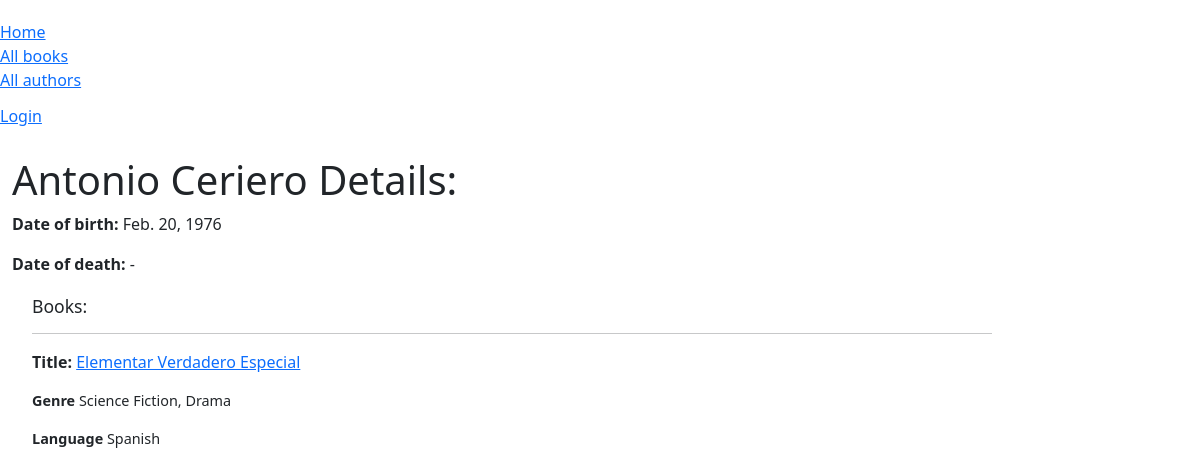
The page /catalog/author/3 on the database as committed earlier.
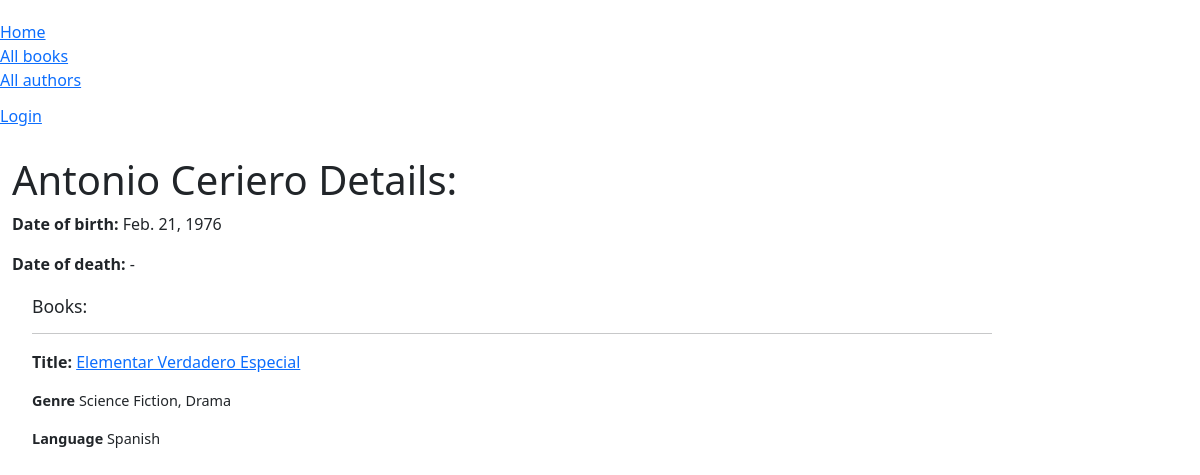
The same page on the database as committed later.
### catalog/models.py (models this page shows, shortened)
class Author(models.Model):
    first_name = models.CharField(max_length=100)
    last_name = models.CharField(max_length=100)
    date_of_birth = models.DateField(null=True, blank=True)
    date_of_death = models.DateField(null=True, blank=True)
    class Meta:
        ordering = ['last_name', 'first_name']

### catalog/views.py (the view)
# urls.py: path('author/<int:pk>', views.AuthorDetailView.as_view(), name='author-detail'),
class AuthorDetailView(generic.DetailView):
    model = Author
    paginate_by = 10

### catalog/models.py (called while the page is built)
    def __str__(self):
        return self.name

    def __str__(self):
        return self.name

    def get_absolute_url(self):
        return reverse('book-detail', args=[str(self.id)])

### catalog/templates/catalog/author_detail.html (shortened to what this page needs)
{% extends "base_generic.html" %}
{% block content %}
    <h1>{{author.first_name}} {{author.last_name}} Details:</h1>
    {% if author.date_of_birth %}
        <p>
            <strong>Date of birth:</strong>
            {{ author.date_of_birth }}
        </p>
            {% if author.date_of_death %}
                <p>
                    <strong>Date of death:</strong>
                    {{ author.date_of_death }}
                </p>
            {% else %}
                <p>
                    <strong>Date of death:</strong>
                    -
                </p>
            {% endif %}
    {% endif %}
    <div style="margin: 20px 0 0 20px">
        <h4>Books:</h4>
        {% for book in author.book_set.all %}
            <hr>
            <p>
                <strong>Title:</strong>
                <a href="{{ book.get_absolute_url }}">{{ book.title }}</a>
            </p>
            <p class="small-text">
                <strong>Genre</strong>
                {{ book.genre.all|join:", "}}
            </p>
            <p class="small-text">
                <strong>Language</strong>
                {{ book.language }}
            </p>
        {% endfor %}
    </div>
{% endblock %}

Rows that differ between the two databases and show on the page:
changed Author "Antonio": date_of_birth "Feb. 20, 1976" → "Feb. 21, 1976"
